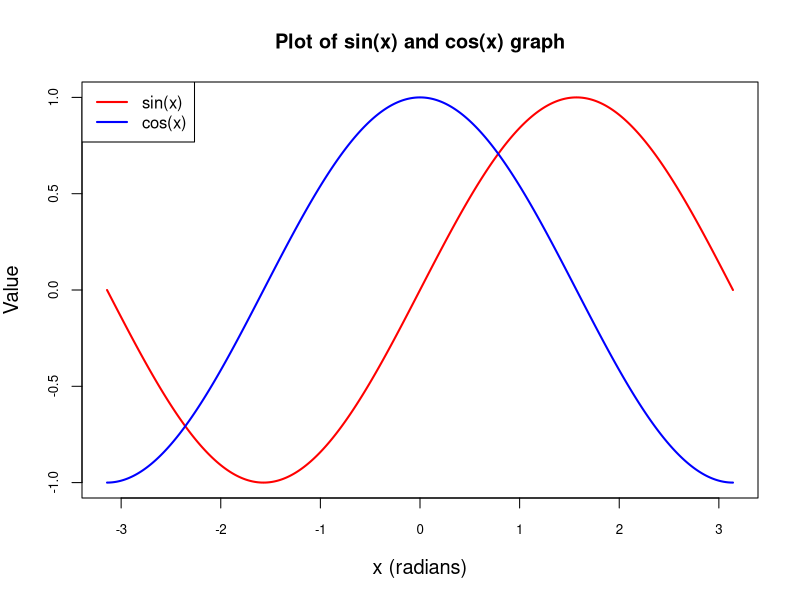
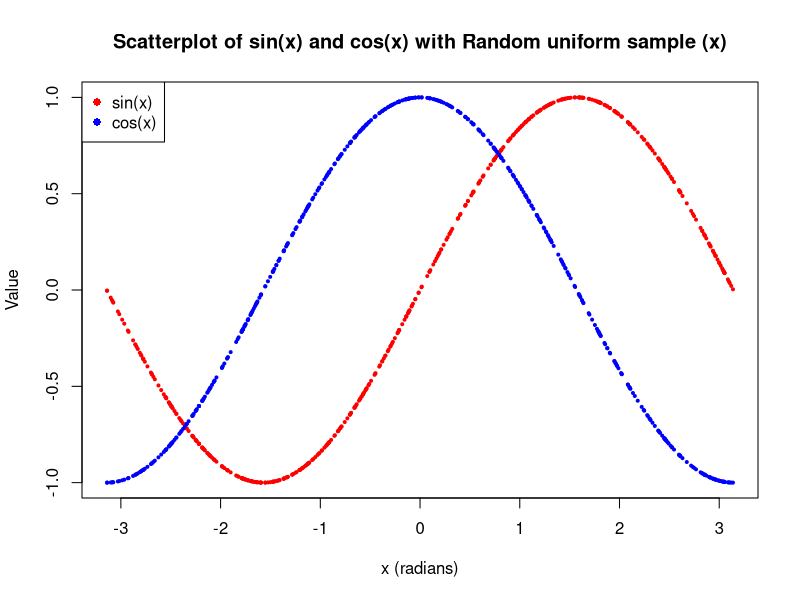

These figures' R source, in order:
## ---- chunk 1
knitr::opts_chunk$set(echo = TRUE, results = 'hide')
## ---- chunk 2
x <- seq(-pi, pi, length = 1000) # vector of 10 values between -pi 
y <- sin(x) # sin(x) for each x value
y2 <- cos(x) # cos(x) for each x value

# plot sin(x) graph
plot(y ~ x,
     type = "l", # line plot
     col = "red", # colour of line = red
     main = "Plot of sin(x) and cos(x) graph", # add a title
     xlab =  "x (radians)",
     ylab = "Value",
     cex.axis = 0.8,
     cex.lab = 1.2,
     lwd =2
)
lines(x, y2, col = "blue", lwd =2 ) # add cos(x) points to existing graph
legend("topleft", legend = c("sin(x)", "cos(x)"),
       col = c("red", "blue"), lty = 1, lwd = 2)
## ---- chunk 3
set.seed(123) 

x_random <- runif(500, min = -pi, max = pi)
y_random <- sin(x_random)
y2_random <- cos(x_random)

# Plot sin(x)
plot(x_random, y_random, 
     col = "red", 
     cex = 0.6,
     pch = 20,
     main = "Scatterplot of sin(x) and cos(x) with Random uniform sample (x)",
     xlab = "x (radians)", 
     ylab = "Value")

# add cos(x) points
points(x_random, y2_random, col = "blue", pch = 20, cex = 0.6)

# Add legend
legend("topleft", 
       legend = c("sin(x)", "cos(x)"), 
       col = c("red", "blue"), 
       pch = 16)
